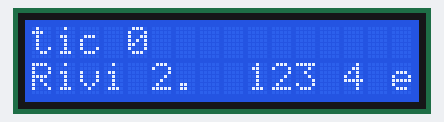
Bench run of a sketch on a simulated Arduino Uno, built with avr-gcc and run on an emulated ATmega328P. On the bench: 16×2 character LCD.

Above: at 0.1 s.
At 0.6 s:
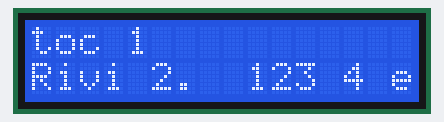

The sketch:

Nano_lcd.ino
```cpp
#include <LiquidCrystal.h>
LiquidCrystal lcd(12, 11, 5, 4, 6, 7);

const int switchPin = 6;
int switchState = 0;
int prevSwitchState = 0;
int reply;
int tictoc = 0;

void setup() {
  // put your setup code here, to run once:
  lcd.begin(16, 2);
  lcd.print("Hei vaan");
  lcd.setCursor(0,1);
  lcd.print("Rivi 2.  123");

  lcd.print(" 4 ertyuioop");

}

void loop() {
  // put your main code here, to run repeatedly:
  if (tictoc == 0) {
    tictoc = 1;
    lcd.setCursor(0,0);
    lcd.print("tic 0    ");
    }
  else {
    tictoc = 0;
    lcd.setCursor(0,0);
    lcd.print("toc 1    ");
    }
  delay(500);

}
```

Measured:
- what the display in image 1 shows lasts 0.5 s, from 0.6 s to 1.1 s
